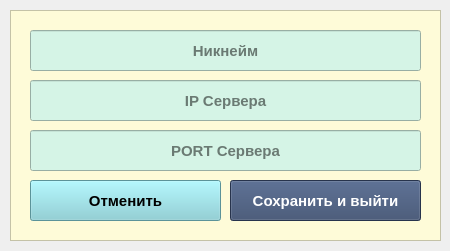
<?xml version="1.0" encoding="UTF-8"?>
<ui version="4.0">
 <class>Form</class>
 <widget class="QWidget" name="Form">
  <property name="geometry">
   <rect>
    <x>0</x>
    <y>0</y>
    <width>450</width>
    <height>251</height>
   </rect>
  </property>
  <property name="windowTitle">
   <string>Form</string>
  </property>
  <widget class="QFrame" name="frame">
   <property name="geometry">
    <rect>
     <x>10</x>
     <y>10</y>
     <width>431</width>
     <height>231</height>
    </rect>
   </property>
   <property name="styleSheet">
    <string notr="true">QFrame{
	background-color: #fefbd8;
}</string>
   </property>
   <property name="frameShape">
    <enum>QFrame::StyledPanel</enum>
   </property>
   <property name="frameShadow">
    <enum>QFrame::Raised</enum>
   </property>
   <widget class="QLineEdit" name="lineEdit_2">
    <property name="geometry">
     <rect>
      <x>20</x>
      <y>70</y>
      <width>391</width>
      <height>41</height>
     </rect>
    </property>
    <property name="font">
     <font>
      <pointsize>11</pointsize>
      <weight>75</weight>
      <bold>true</bold>
     </font>
    </property>
    <property name="focusPolicy">
     <enum>Qt::ClickFocus</enum>
    </property>
    <property name="styleSheet">
     <string notr="true">QLineEdit{
	color: black;
	background-color: #d5f4e6;
}</string>
    </property>
    <property name="text">
     <string/>
    </property>
    <property name="alignment">
     <set>Qt::AlignCenter</set>
    </property>
    <property name="placeholderText">
     <string>IP Сервера</string>
    </property>
    <property name="clearButtonEnabled">
     <bool>false</bool>
    </property>
   </widget>
   <widget class="QLineEdit" name="lineEdit_3">
    <property name="geometry">
     <rect>
      <x>20</x>
      <y>120</y>
      <width>391</width>
      <height>41</height>
     </rect>
    </property>
    <property name="font">
     <font>
      <pointsize>11</pointsize>
      <weight>75</weight>
      <bold>true</bold>
     </font>
    </property>
    <property name="focusPolicy">
     <enum>Qt::ClickFocus</enum>
    </property>
    <property name="styleSheet">
     <string notr="true">QLineEdit{
	color: black;
	background-color: #d5f4e6;
}</string>
    </property>
    <property name="text">
     <string/>
    </property>
    <property name="alignment">
     <set>Qt::AlignCenter</set>
    </property>
    <property name="placeholderText">
     <string>PORT Сервера</string>
    </property>
    <property name="clearButtonEnabled">
     <bool>false</bool>
    </property>
   </widget>
   <widget class="QPushButton" name="pushButton_6">
    <property name="geometry">
     <rect>
      <x>220</x>
      <y>170</y>
      <width>191</width>
      <height>41</height>
     </rect>
    </property>
    <property name="font">
     <font>
      <pointsize>11</pointsize>
      <weight>75</weight>
      <bold>true</bold>
     </font>
    </property>
    <property name="cursor">
     <cursorShape>PointingHandCursor</cursorShape>
    </property>
    <property name="styleSheet">
     <string notr="true">QPushButton{
	color: white;
	background-color: #36486b;
}
</string>
    </property>
    <property name="text">
     <string>Сохранить и выйти</string>
    </property>
   </widget>
   <widget class="QPushButton" name="pushButton_7">
    <property name="geometry">
     <rect>
      <x>20</x>
      <y>170</y>
      <width>191</width>
      <height>41</height>
     </rect>
    </property>
    <property name="font">
     <font>
      <pointsize>11</pointsize>
      <weight>75</weight>
      <bold>true</bold>
     </font>
    </property>
    <property name="cursor">
     <cursorShape>PointingHandCursor</cursorShape>
    </property>
    <property name="styleSheet">
     <string notr="true">QPushButton{
	color: black;
	background-color: #80ced6;
}
</string>
    </property>
    <property name="text">
     <string>Отменить</string>
    </property>
   </widget>
   <widget class="QLineEdit" name="lineEdit_4">
    <property name="geometry">
     <rect>
      <x>20</x>
      <y>20</y>
      <width>391</width>
      <height>41</height>
     </rect>
    </property>
    <property name="font">
     <font>
      <pointsize>11</pointsize>
      <weight>75</weight>
      <bold>true</bold>
     </font>
    </property>
    <property name="focusPolicy">
     <enum>Qt::ClickFocus</enum>
    </property>
    <property name="styleSheet">
     <string notr="true">QLineEdit{
	color: black;
	background-color: #d5f4e6;
}</string>
    </property>
    <property name="text">
     <string/>
    </property>
    <property name="alignment">
     <set>Qt::AlignCenter</set>
    </property>
    <property name="placeholderText">
     <string>Никнейм</string>
    </property>
    <property name="clearButtonEnabled">
     <bool>false</bool>
    </property>
   </widget>
  </widget>
 </widget>
 <resources/>
 <connections/>
</ui>
